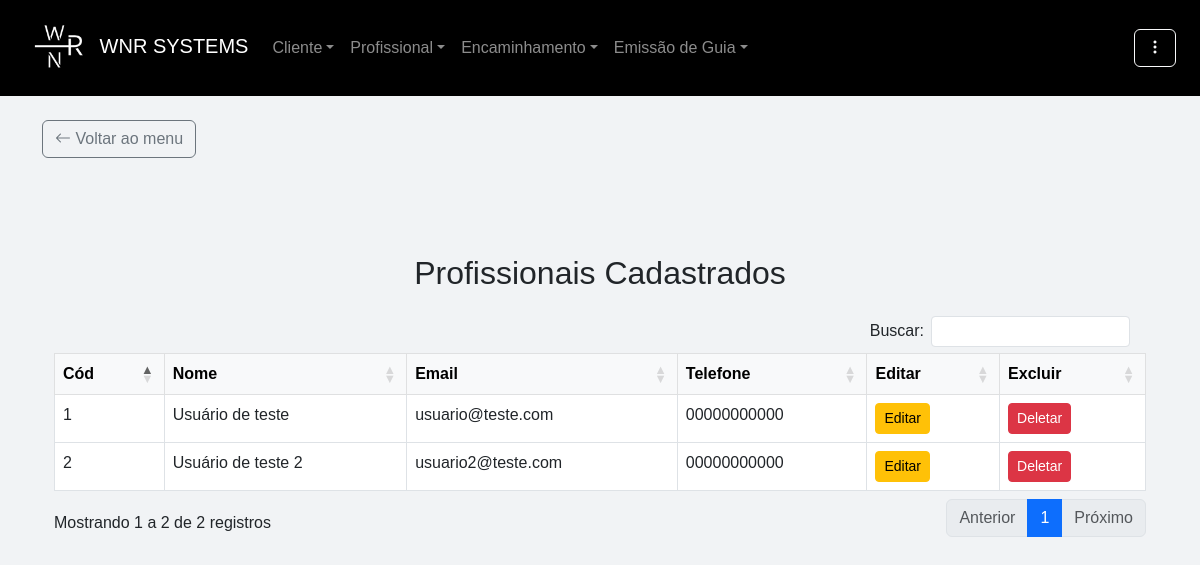
/listar_profissional (signed in), run on the app's committed database.
### app/models.py (models this page shows)
class Profissional(db.Model):
    __tablename__ = "profissionais"
    id = db.Column(db.Integer, primary_key=True)
    nome                            = db.Column(db.String(255), nullable=False)
    cpf                             = db.Column(db.String(14), unique=True, nullable=False)
    email                           = db.Column(db.String(255))
    data_nascimento                 = db.Column(db.DateTime)
    bairro                          = db.Column(db.String)
    banco                           = db.Column(db.String)
    cep                             = db.Column(db.String)
    cidade                          = db.Column(db.String)
    complemento                     = db.Column(db.String)
    graduacao                       = db.Column(db.String)
    issqn                           = db.Column(db.String)
    fone_pessoal                    = db.Column(db.String)
    fone_profissional               = db.Column(db.String)
    curriculum_lattes               = db.Column(db.String)
    dias_horas_disponiveis          = db.Column(db.String)
    endereco_profissional           = db.Column(db.String)
    estado                          = db.Column(db.String)
    observacoes                     = db.Column(db.String)
    pix                             = db.Column(db.String)
    registro_profissional           = db.Column(db.String)
    rg                              = db.Column(db.String(11), unique=True, nullable=False)
    valor_minimo                    = db.Column(db.Float)
    data_cadastro                   = db.Column(db.DateTime, default=db.func.current_timestamp())
    encaminhamentos = db.relationship("Encaminhamento", back_populates="profissional", cascade="all, delete-orphan")
    guias = db.relationship("Guia", back_populates="profissional", cascade="all, delete-orphan")

### app/routes/profissional/profissional.py (the view)
@professional_bp.route('/listar_profissional', methods=['GET', 'POST'])
@required_login
@role_required('atendimento', 'financeiro', 'admin')
def listar_profissional():
    profissionais = Profissional.query.all()
    usuario = current_user
    return render_template('profissional/list.html', profissionais=profissionais, usuario=usuario)

### app/__init__.py (called while the page is built)
@login_manager.user_loader
def load_user(id):
    return Usuario.query.get(int(id))

### app/utils/login_required.py (called while the page is built)
def required_login(f):
    @wraps(f)
    def decorated_function(*args, **kwargs):
        if 'user_id' not in session:
            return redirect(url_for('auth_bp.login'))
        return f(*args, **kwargs)
    return decorated_function

### app/templates/profissional/list.html (shortened to what this page needs)
{% extends 'base.html' %}
{% block content %}
<div class="container mt-5">
    <h2 class="text-center mb-4 mt-5">Profissionais Cadastrados</h2>
    <div class="card-body">
        <table id="table" class="table table-bordered table-hover">
            <thead class="table-light">
                <tr>
                    <th>Cód</th>
                    <th>Nome</th>
                    <th>Email</th>
                    <th>Telefone</th>
                    <th>Editar</th>
                    {% if usuario.role == "admin" %}
                    <th>Excluir</th>
                    {% endif %}
                </tr>
            </thead>
            <tbody>
                {% for profissional in profissionais %}
                    <tr>
                        <td>{{ profissional.id }}</td>
                        <td>{{ profissional.nome }}</td>
                        <td>{{ profissional.email }}</td>
                        <td>{{ profissional.fone_profissional }}</td>
                        <td><a href="{{ url_for('professional_bp.editar_profissional', id=profissional.id) }}" class="btn btn-sm btn-warning">Editar</a></td>
                        {% if usuario.role == "admin" %}
                        <td><a href="{{ url_for('professional_bp.deletar_profissional', id=profissional.id) }}" class="btn btn-sm btn-danger" data-bs-toggle="modal" data-bs-target="#confirmarExclusao" data-id="{{ profissional.id }}">Deletar</a></td>
                        {% endif %}
                    </tr>
                  {% endfor %}
            </tbody>
        </table>
    </div>
</div>
{% endblock %}

### app/static/css/base.css (style rules this page uses)
body { display: flex; flex-direction: column; margin: 0; padding-top: 56px; font-family: Arial, sans-serif; background-color: #f1f3f5; }

### data on the page
Profissional: id "1", nome "Usuário de teste", email "usuario@teste.com", fone_profissional "00000000000"
Profissional: id "2", nome "Usuário de teste 2", email "usuario2@teste.com", fone_profissional "00000000000"
